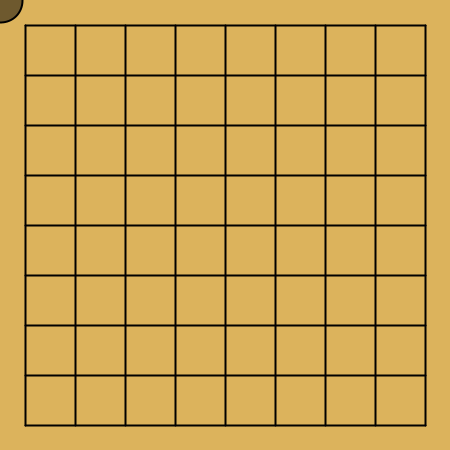
Frame 1 (no input)
Frame 60 (the mouse pressed at the canvas centre just before this capture): identical to frame 1, image omitted
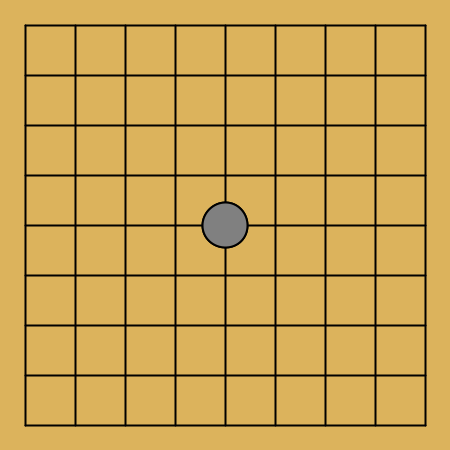
Frame 120 (the mouse held since frame 60 and released just before this capture)

The Processing sketch that drew these frames (run headless with seeded random() and noise(); from frame 60 on, the mouse is pressed at the canvas centre):

// Processing sketch: week03_8_go_goColor_black_white
// ── week03_8_go_goColor_black_white.pde
//week03_8_go_goColor_black_white
int goColor= -1;
int [][] board = new int[9][9];
void setup() {
  size(450, 450);
}
void draw() {
  background(220, 179, 92);
  strokeWeight(2);
  for (int i=0; i<9; i++) {
    line(25, 25 + i*50, 425, 25 + i*50);
    line(25 + i*50, 25, 25 + i*50, 425);
  }
  for(int i=0; i<9; i++){
    for(int j=0; j<9; j++){
      if(board[i][j]==0)  continue;
      if(board[i][j]==-1) fill(0);
      if(board[i][j]==1)  fill(255); 
      ellipse(25+j*50, 25+i*50, 45, 45);
    }
  }
  if(goColor==-1) fill(0, 128);
  else fill(255, 128);
  ellipse(mouseX, mouseY, 45, 45);
}
void mousePressed(){
  int i=mouseY/50, j=mouseX/50;
  board[i][j]=goColor;
  goColor=goColor*-1;
}
